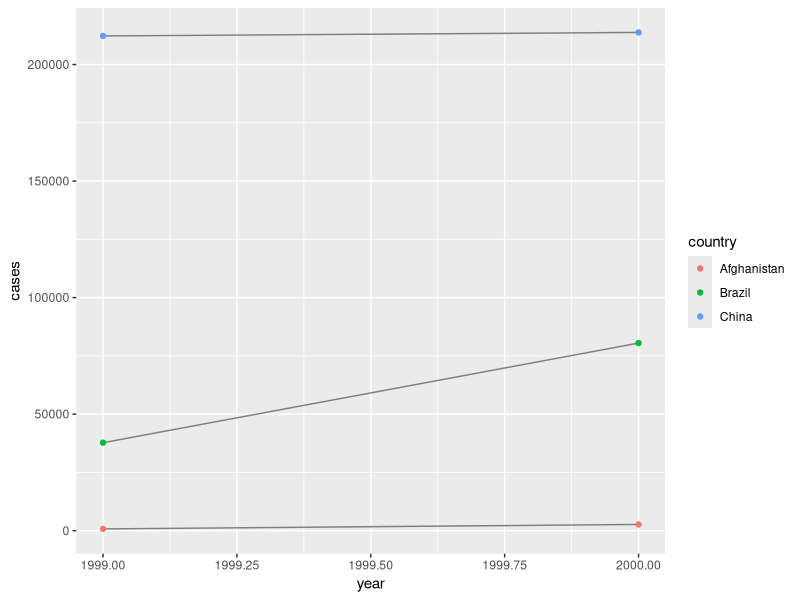
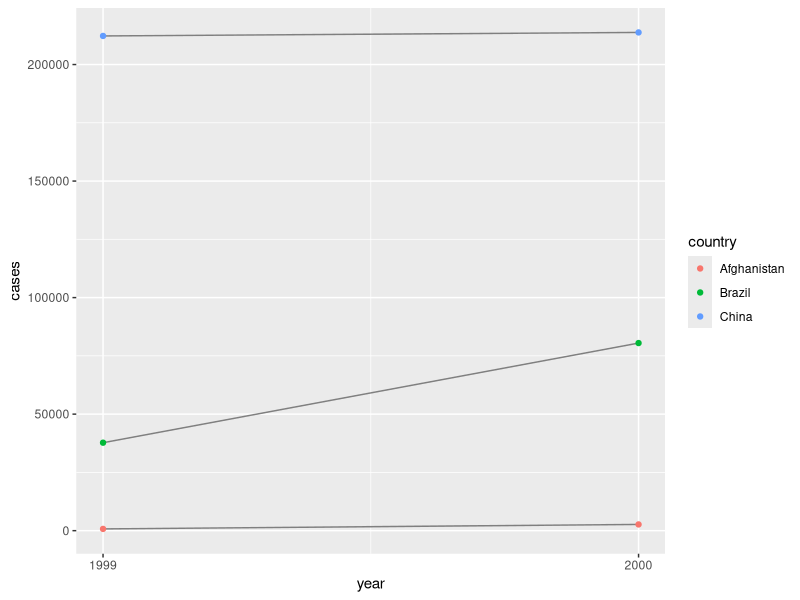

These figures' R source, in order:
## ---- chunk 1
library(tidyverse)
## ---- chunk 2
# Exemplo 1
table1
## ---- chunk 3
# Exemplo 2
table2
## ---- chunk 4
# Exemplo 3
table3
## ---- chunk 5
table1 %>% 
  mutate(rate = cases / population * 1000000)
## ---- chunk 6
table1 %>% 
  group_by(year) %>% 
  summarise(cases_year = sum(cases))
## ---- chunk 7
table1 %>% 
  count(year, wt = cases) # 'wt' calcula a soma (wt) para cada grupo.
## ---- chunk 8
library(ggplot2)
ggplot(table1, aes(year, cases)) + 
  geom_line(aes(group = country), colour = "grey50") + 
  geom_point(aes(colour = country))
## ---- chunk 9
t2_cases <- filter(table2, type == "cases") %>%
  rename(cases = count) %>%
  arrange(country, year)

t2_population <- filter(table2, type == "population") %>%
  rename(population = count) %>%
  arrange(country, year)
## ---- chunk 10
t2_cases_per_cap <- tibble(
  year = t2_cases$year,
  country = t2_cases$country,
  cases = t2_cases$cases,
  population = t2_population$population) %>%
  mutate(cases_per_cap = (cases / population) * 10000) %>%
  select(country, year, cases_per_cap)
## ---- chunk 11
t2_cases_per_cap <- t2_cases_per_cap %>%
  mutate(type = "cases_per_cap") %>%
  rename(count = cases_per_cap)
## ---- chunk 12
table2
## ---- chunk 13
t2_cases_per_cap
## ---- chunk 14
bind_rows(table2, t2_cases_per_cap) %>%
  arrange(country, year, type, count)
## ---- chunk 15
table4c <-
  tibble(
    country = table4a$country,
    `1999` = table4a[["1999"]] / table4b[["1999"]] * 10000,
    `2000` = table4a[["2000"]] / table4b[["2000"]] * 10000
  )
table4c
## ---- chunk 16
table2 %>%
  filter(type == "cases") %>%
  ggplot(aes(year, count)) +
  geom_line(aes(group = country), colour = "grey50") +
  geom_point(aes(colour = country)) +
  scale_x_continuous(breaks = unique(table2$year)) +
  ylab("cases")
## ---- chunk 17
table4a
## ---- chunk 18
table4a %>% 
  pivot_longer(c(`1999`, `2000`), 
               names_to = "year", 
               values_to = "cases")
## ---- chunk 19
table4b %>% 
  pivot_longer(c(`1999`, `2000`), names_to = "year", values_to = "population")
## ---- chunk 20
# Passo 1

tidy4a <- table4a %>% 
  pivot_longer(c(`1999`, `2000`), names_to = "year", values_to = "cases")
## ---- chunk 21
# Passo 2
tidy4b <- table4b %>% 
  pivot_longer(c(`1999`, `2000`), names_to = "year", values_to = "population")

left_join(tidy4a, tidy4b)
## ---- chunk 22
table2
## ---- chunk 23
table2 %>%
    pivot_wider(names_from = type, values_from = count)

## ---- chunk 24
nome = c("Joao Silva","Joao Silva", "Jessica Cordero", "Jessica Cordero")  
dados = c("idade", "altura", "idade", "altura")

valores = c(45, 186, 37, 156)
## ---- chunk 25
# Resposta
dataset <- as_tibble(list(
  nome = c("Lorena Almeida","Tania Almeida", "Cleise Almeida", "Clesia Almeida"), 
  dados = c("idade", "altura", "idade", "altura"), 
  valores = c(45, 186, 37, 156) ))
## ---- chunk 26
# Devemos usar a função `pivot_wider`
  dataset %>% 
    pivot_wider(names_from = dados, values_from = valores)
## ---- chunk 27
table3
## ---- chunk 28
table3 %>% 
    group_by(rate, country) %>% 
    summarise(year) %>% 
    pivot_wider(names_from = country, values_from = year)
## ---- chunk 29
# table3 %>% 
#  separate())      # Use "help" para entender a função
## ---- chunk 30
# Resposta
table3 %>% 
    separate(col = rate, into = c("cases", "population"),
    sep = "/") %>% 
    pivot_wider(names_from = year, values_from = country)
